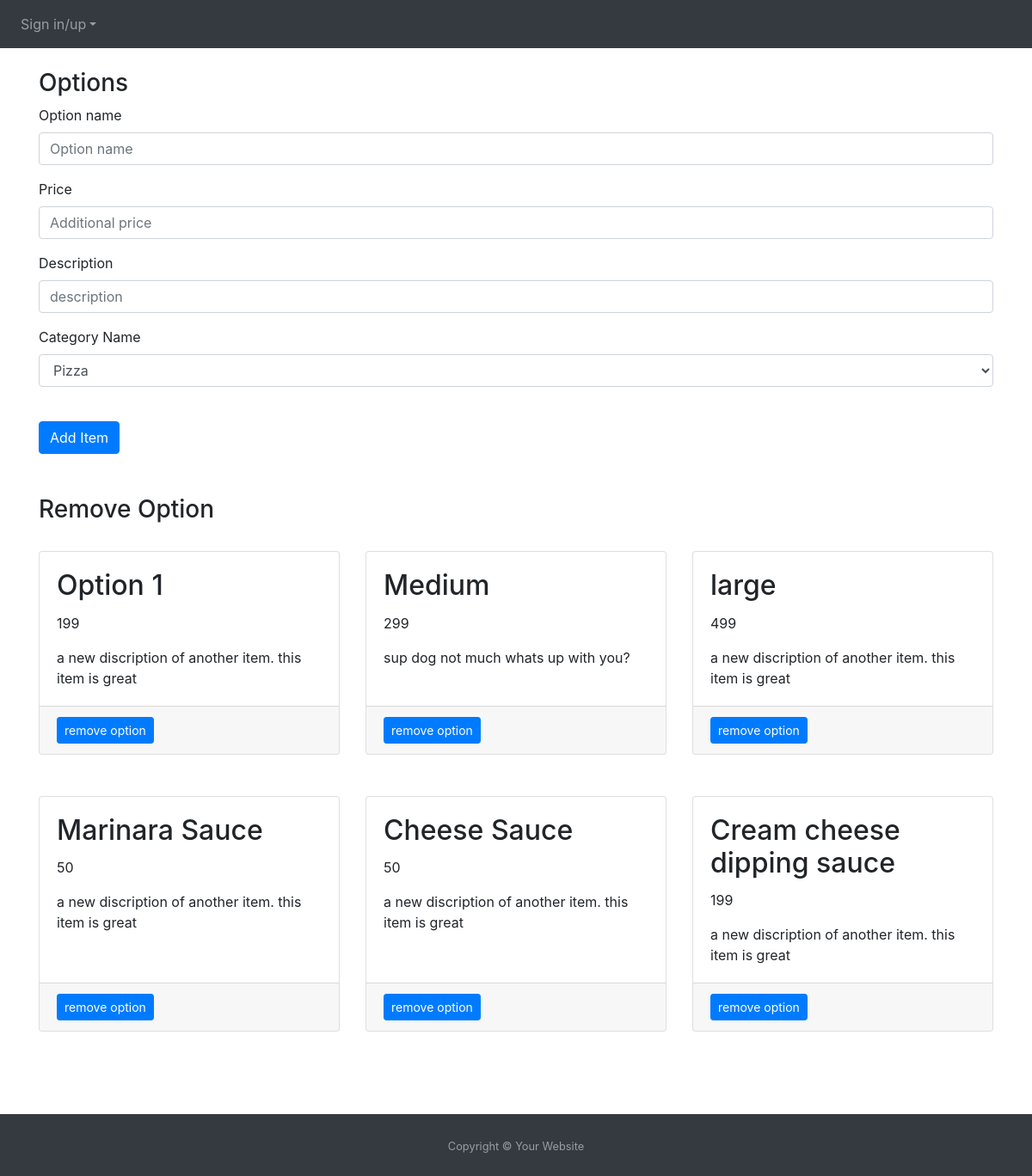
Page /addoptions on the committed database.
### website/models.py (models this page shows)
class Option(db.Model):
    id = db.Column(db.Integer, primary_key=True)
    name = db.Column(db.String(150))
    price = db.Column(db.Integer)
    description = db.Column(db.String(500))
    category = db.Column(db.Integer)

### website/admin.py (the view)
@admin.route('/addoptions', methods=['POST', 'GET'])
def addoptions():
    if request.method == 'POST':
        name = request.form.get('name')
        price = request.form.get('price')
        description = request.form.get('description')
        category = request.form.get('category')
        new_option = Option(name=name, price=price, description=description, category=category)
        db.session.add(new_option)
        db.session.commit()
        flash('Option added!', category='success')
        return redirect(url_for('admin.addoptions'))
    else:
        rows = Cart.query.filter(Cart.id).count()
        return render_template('itemoption.html', user=current_user, rows=rows, options=get_options())

### website/menu.py (called while the page is built)
def get_options():
    ids = [id[0] for id in Option.query.with_entities(Option.id).all()]
    all_options = []
    for id in ids:
        option = Option.query.filter_by(id=id).first()
        grabber = {'id':0, 'name':'', 'price':0, 'description': '', 'category': 0}
        grabber['id'] = option.id
        grabber['name'] = option.name
        grabber['price'] = option.price
        grabber['description'] = option.description
        grabber['category'] = option.category
        all_options.append(grabber)
    return all_options

### website/templates/itemoption.html (shortened to what this page needs)
{% extends "base.html" %} {% block title %}Cart{% endblock %}
{% block content%}
<form method="POST" enctype="multipart/form-data">
    <br/>
    <h3>Options</h3>
    <div class="form-group">
      <label for="name">Option name</label>
      <input
        type="name"
        class="form-control"
        id="name"
        name="name"
        placeholder="Option name"
      />
    </div>
    <div class="form-group">
      <label for="price">Price</label>
      <input
        type="price"
        class="form-control"
        id="price"
        name="price"
        placeholder="Additional price"
      />
    </div>
    <div class="form-group">
      <label for="description">Description</label>
      <input
        type="description"
        class="form-control"
        id="description"
        name="description"
        placeholder="description"
      />
    </div>
    <div class="form-group">
      <label for="category">Category Name</label>
      <select name="category" class="form-control" id="category">
        <option value="1">Pizza</option>
      </select>
    </div>
    <br/><button type="submit" class="btn btn-primary">Add Item</button>
</form>
<br/><br/>
<h3>Remove Option</h3>
<br/>
<div class="row gx-4 gx-lg-5">
  {% for i in options %}
  <div class="col-md-4 mb-5">
      <div class="card h-100">
          <div class="card-body">
              <h2 class="card-title">{{i.name}}</h2>
              <p class="card-text">{{i.price}} </p>
              <p class="card-text">{{i.description}}</p>
          </div>
          <div class="card-footer"><a class="btn btn-primary btn-sm" href="{{ url_for ('admin.remove_option', id=i.id) }}">remove option</a></div>
      </div>
  </div>
  {% endfor %}
</div>
<br/><br/>
{% endblock %}

### website/static/base.css (style rules this page uses)
html, body { height: 100%; }

### rows in the picture
Option: name "Option 1", price "199", description "a new discription of another item. this item is great"
Option: name "Medium", price "299", description "sup dog not much whats up with you?"
Option: name "large", price "499", description "a new discription of another item. this item is great"
Option: name "Marinara Sauce", price "50", description "a new discription of another item. this item is great"
Option: name "Cheese Sauce", price "50", description "a new discription of another item. this item is great"
Option: name "Cream cheese dipping sauce", price "199", description "a new discription of another item. this item is great"
